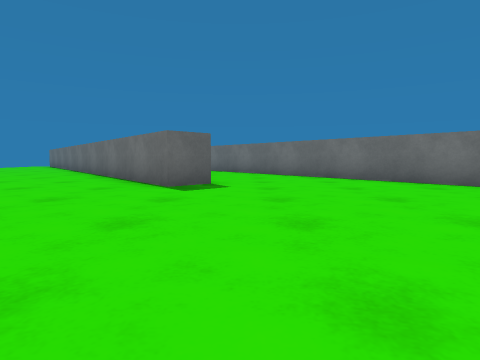
View 1 (above)

14 first-person views from a walk through a Unity game level. The camera is 0.51 m above the floor, tilts 4° down and sees 75° across. The floor is counted in squares, 1 m on a side. Each view is taken from the middle of a square. On the plan, view 1 faces up. The plan holds only what a view shows up to about 9 squares ahead; the rest is blank. Surface patterns are stand-ins for the level's own textures.

View 2
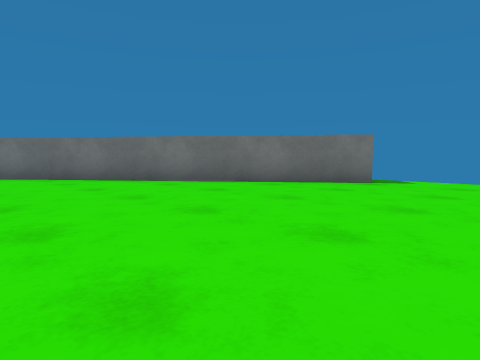

View 3
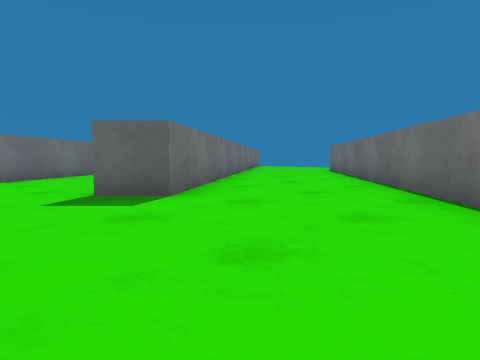

View 4
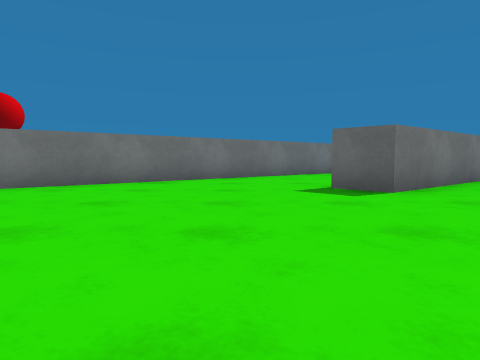

View 5
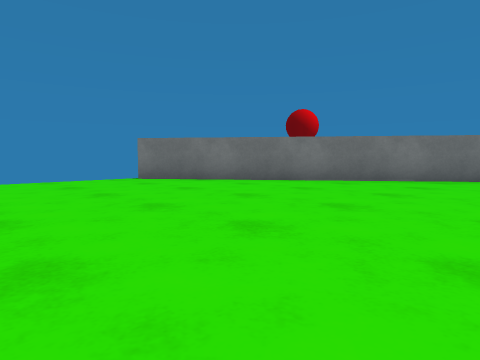

View 6
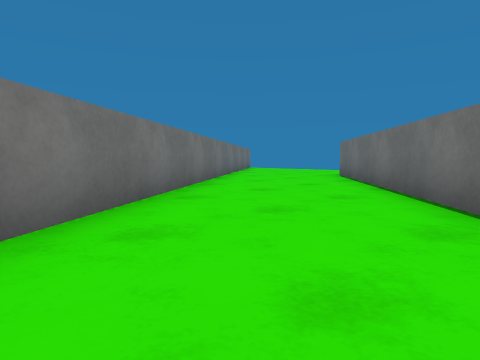

View 7
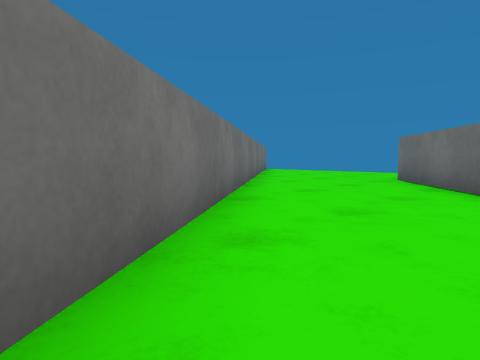

View 8
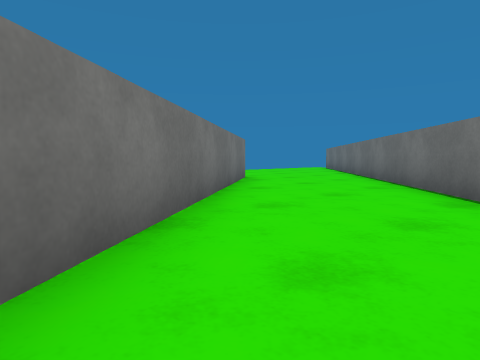

View 9
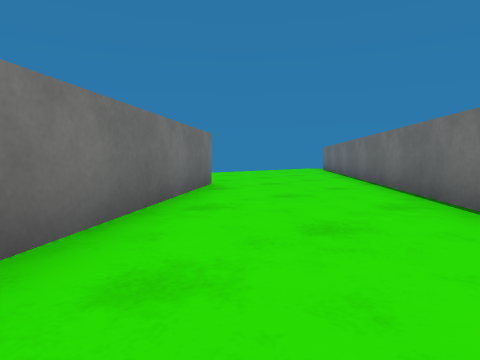

View 10
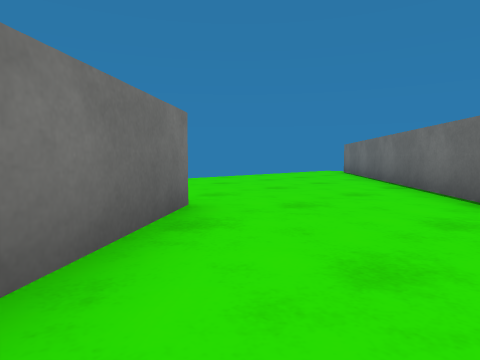

View 11
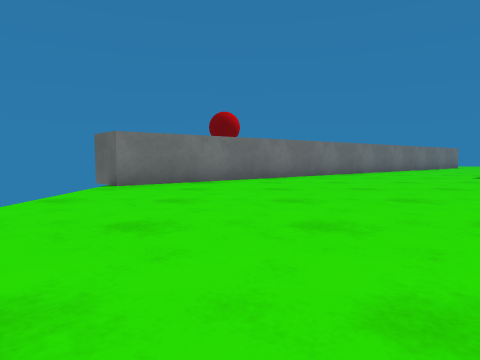

View 12
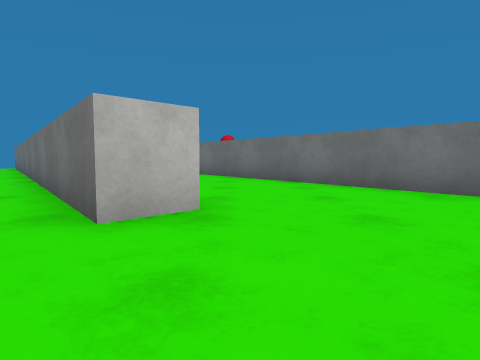

View 13
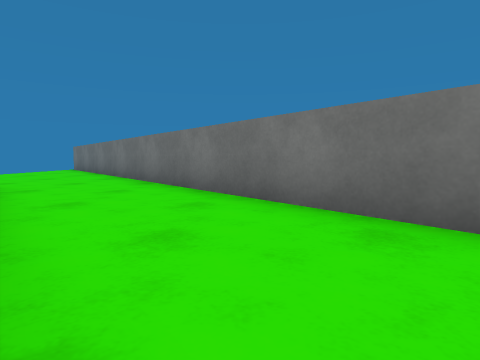

View 14
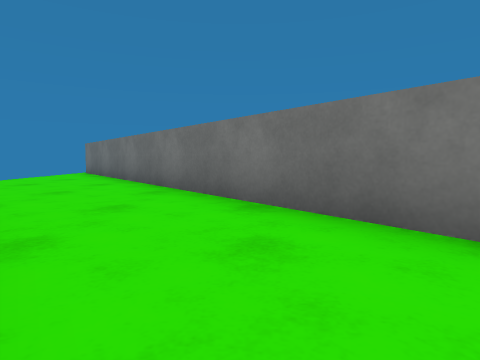

### Floor plan
Points are (right, up) in squares from view 1. A wall is a line through its corners. A room is listed if a view was taken in it or the views show most of it. See-through windows are left out.
Room 1 (views 1, 2, 3, 4, 5, 6, 7, 8, 9, 10, 11)
walls: (6.6, 2.6) (-3.6, 15.9); (-5.8, 13.1) (-0.6, 6.3) (-1.3, 5.6) (-7.8, 14); (-8.9, 10.1) (1.3, -3.2)
ways out: opening at (-4.3, 14) to room 2; opening at (-8, 12)
Room 2 (view 12)
walls: (-7.2, 14.9) (-5.8, 13.1); (-3.6, 15.9) (-2.9, 16.6)
ways out: opening at (-4.3, 14) to room 1; opening at (-2, 18) to room 3
Room 3 (views 13, 14)
walls: (-2.9, 16.6) (6, 4.9)
ways out: opening at (-2, 18) to room 2

Where each view was taken, in squares from view 1:
view 1: 0 up, 0 right, facing up
view 2: 0 up, 0 right, facing up-right
view 3: 4 up, 3 right, facing up-left
view 4: 4 up, 4 right, facing left
view 5: 4 up, 5 right, facing down-left
view 6: 7 up, 1 right, facing up-left
view 7: 8 up, 1 left, facing up-left
view 8: 4 up, 3 left, facing up-left
view 9: 6 up, 4 left, facing up-left
view 10: 8 up, 6 left, facing up-left
view 11: 1 down, 7 right, facing left
view 12: 19 up, 4 left, facing down
view 13: 17 up, 0 right, facing down
view 14: 14 up, 2 right, facing down
